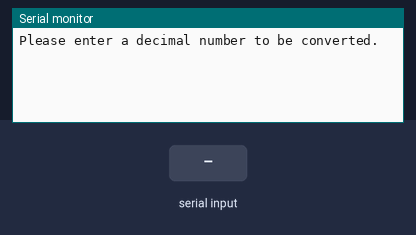
Bench run of a sketch on a simulated Arduino Uno, built with avr-gcc and run on an emulated ATmega328P. On the bench: the last lines printed to the serial monitor. The inputs (shaded band) are chosen by the test bench.

Above: at 1.2 s.
1.3 s: "90,45\n" received over Serial
At 2.37 s:
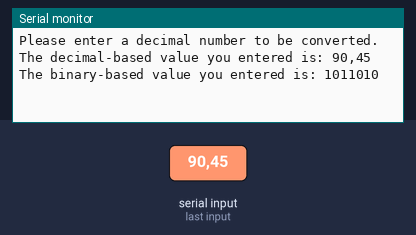
3.8 s: "30,150\n" received over Serial
At 4.92 s:
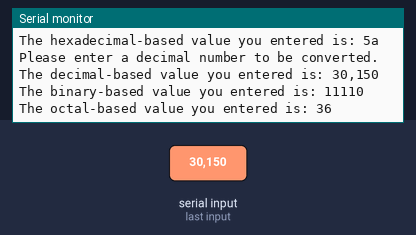
6.4 s: "5\n" received over Serial
At 7.56 s:
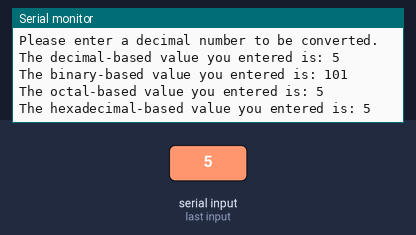
9.0 s: "200\n" received over Serial
At 10.17 s:
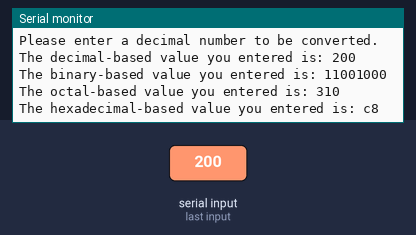
Timing chart, 0 to 12.0 s (numbered marks = the images above; inputs shaded):
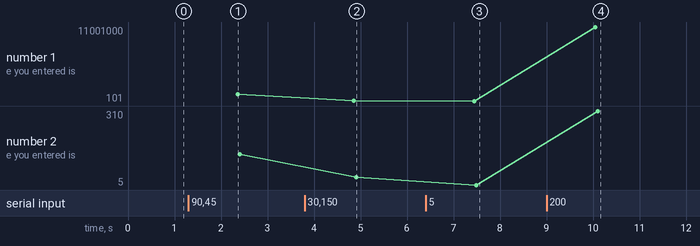

Measured:
- after the input at 1.3 s, the serial monitor: prints a new line after 1.0 s (image 1)
- after the input at 3.8 s, the serial monitor: prints a new line after 1.0 s (image 2)
- after the input at 6.4 s, the serial monitor: prints a new line after 1.0 s (image 3)
- after the input at 9.0 s, the serial monitor: prints a new line after 1.0 s (image 4)
- plotted number 1: 1011010 → 11110 after the input at 3.8 s, 11110 → 101 after the input at 6.4 s, 101 → 11001000 after the input at 9.0 s
- plotted number 2: 132 → 36 after the input at 3.8 s, 36 → 5 after the input at 6.4 s, 5 → 310 after the input at 9.0 s

The sketch:

sie370-hw1-aespinoza.ino
```cpp
/**********************************************************
Program: 	NumberSystemConverter
Author:		Agustin Espinoza
Date:		1/27/2023
**********************************************************/

// declare variables
// boolean var for prompt display
boolean bDisplayPrompt;

// string input var
String strInput;
String binInput;
String octInput;
String hexInput;

void setup()
{
  // turn prompt display flag on
  bDisplayPrompt = true;

  // set up serial communications
  Serial.begin(9600);
}

void loop()
{
  if (bDisplayPrompt)
  {
    // display the user prompt
    Serial.println("\nPlease enter a decimal number to be converted.");

    //turn prompt display flag off
    bDisplayPrompt = false;
  }
  if (Serial.available() > 0)
  {
    // read user decimal input
    strInput = Serial.readString();

    // print user decimal input
    Serial.print("The decimal-based value you entered is: ");
    Serial.println(strInput);

    // convert string input to int
    int decInput = strInput.toInt();

    // convert and print binary conversion of user decimal input
    Serial.print("The binary-based value you entered is: ");
    binInput = String(decInput, BIN);
    Serial.print(binInput);

    // convert and print octal conversion of user decimal input
    Serial.print("\nThe octal-based value you entered is: ");
    octInput = String(decInput, OCT);
    Serial.print(octInput);

    // convert and print hexadecimal conversion of user decimal input
    Serial.print("\nThe hexadecimal-based value you entered is: ");
    hexInput = String(decInput, HEX);
    Serial.print(hexInput);

    //turn prompt display flag off
    bDisplayPrompt = true;

  } // serial read / write
}
```
